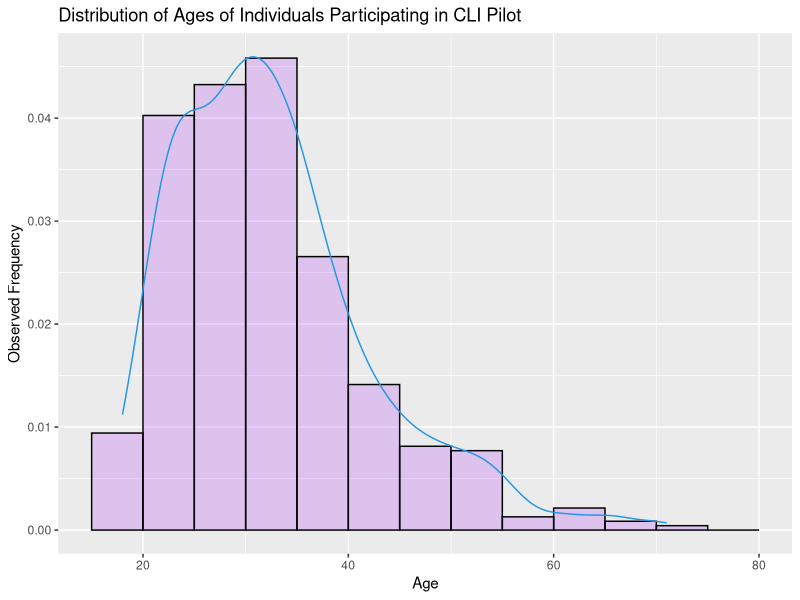
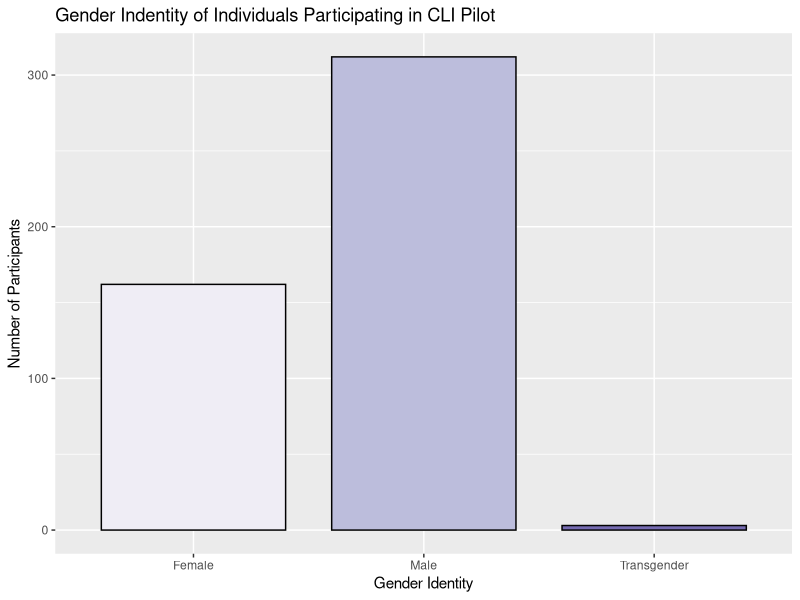
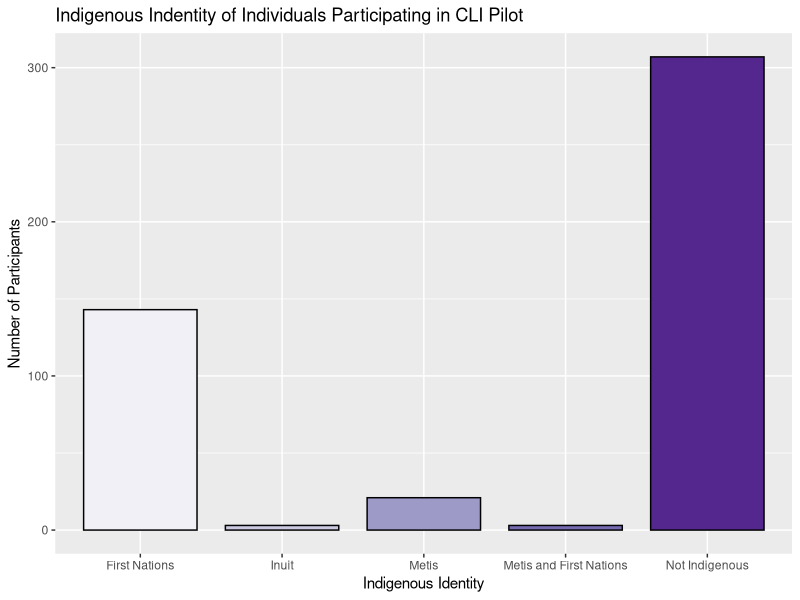
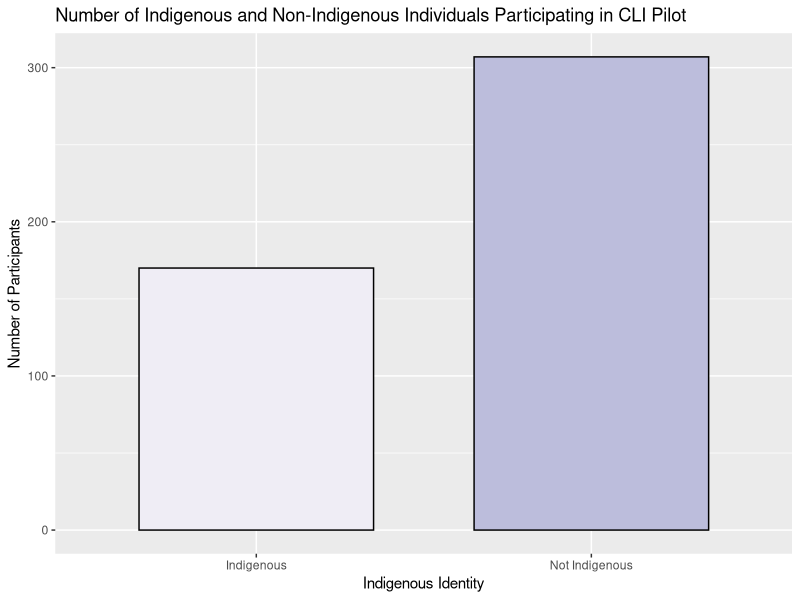

Write the R code that produced these figures, in order. (Note: this script raises an error after producing the figures.)
# The purpose of this assignment is to assess the dataset in terms of data completion/quality
# Describe participant population
# Describe outcomes of program participants after 3 months

#Load a data set
setwd("/Users/emily/Documents")
getwd
MyData=read.csv("Summer Student Assignment 2020.csv")



########################## ANALYSIS FOR AGE ##############################

#Use summary function to calculate mean, median, minimum, maximum age and quartiles
summary(MyData$Age)

#Calculate standard deviation of age
sd(MyData$Age)

#Calculate variance of age
var(MyData$Age)

#Calculate Interquartile Range
IQR(MyData$Age)

#Make a histogram of ages
library(ggplot2)
ggplot(data=MyData, aes(Age)) + 
geom_histogram(aes(y =..density..), breaks=seq(15, 80, by=5), 
               col="black", 
               fill="purple", 
               alpha = .2) + geom_density(col=4) +
  labs(title="Distribution of Ages of Individuals Participating in CLI Pilot", x="Age", 
       y="Observed Frequency")


########################## ANALYSIS FOR GENDER ##############################

#Make a contingency table
Gender=table(MyData$I.Identify.As)
Gender

#Make a barchart
data=data.frame(Gender=c("Female","Male","Transgender"),value=c(162,312,3))

ggplot(data, aes(x=Gender, y=value, fill=Gender))+ 
        geom_bar(stat = "identity", color="black", width=0.8)+ scale_fill_brewer(palette="Purples") +
          labs(title="Gender Indentity of Individuals Participating in CLI Pilot", x="Gender Identity", 
          y="Number of Participants") + theme(legend.position = "none")


################### ANALYSIS FOR INDIGENOUS IDENTITY ########################

#Make Contingency Tables
table(MyData$Inuit)
table(MyData$First.Nations)
table(MyData$Metis)
table(MyData$Inuit, MyData$First.Nations)
table(MyData$Inuit, MyData$Metis)
table(MyData$First.Nations, MyData$Metis)


#Make a barchart comparing Indigenous groups
data1=data.frame(name1=c("Inuit","Metis","First Nations", "Metis and First Nations", "Not Indigenous"),
                 value1=c(3,21,143,3, 307))

ggplot(data1, aes(x=name1, y=value1, fill=name1))+ 
  geom_bar(stat = "identity", color="black", width = 0.8)+
  labs(title="Indigenous Indentity of Individuals Participating in CLI Pilot", x="Indigenous Identity", 
       y="Number of Participants") + theme(legend.position = "none") + 
        scale_fill_brewer(palette="Purples")


#Make a barchart comparing Indigenous to Non-Indigenous
data2=data.frame(name2=c("Indigenous", "Not Indigenous"),
                 value2=c(170, 307))

ggplot(data2, aes(x=name2, y=value2, fill=name2))+ 
  geom_bar(stat = "identity", color="black", width = 0.7)+
  labs(title="Number of Indigenous and Non-Indigenous Individuals Participating in CLI Pilot", 
       x="Indigenous Identity", y="Number of Participants") + theme(legend.position = "none")+
        scale_fill_brewer(palette="Purples")
geom

slices <- c(170,307) 
lbls <- c("Indigenous", "Non-Indigenous")
pct <- round(slices/sum(slices)*100)
lbls <- paste(lbls, pct) # add percents to labels 
lbls <- paste(lbls,"%",sep="") # ad % to labels 
pie(slices,labels = lbls, col=c("medium purple 1","slate gray 1"),
    main="Percentage of Indigenous and Non-Indigenous Individuals")


################### ANALYSIS FOR INCOME ########################

#Make a barchart comparing sources of Income
data3=data.frame(name3=c("Crown Ward", "Dependent of OW/ODSP", "Employed", "Employment Insurance",
                         "Self Employed", "No Source of Income", "ODSP",
                         "Ontario Works", "Other"),
                 value3=c(1,12,5,1,6,339,30,57,17))

ggplot(data3, aes(x=name3, y=value3, fill=name3))+ 
  geom_bar(stat = "identity", color="black")+
  labs(title="Income Source of Individuals Participating in CLI Pilot", 
       x="Income Source", y="Number of Participants") + 
        theme(legend.position = "none", axis.text.x = element_text(angle = 20)) +
        scale_fill_brewer(palette="Purples")



################### ANALYSIS FOR EDUCATIONAL BACKGROUND ########################

#Make a barchart comparing highest education
table(MyData$Education)
data4=data.frame(name4=c("Bachelor's Degree", "Certificate of Apprenticeship", "Certificate/Diploma",
                         "Grade 0-8","Grade 9", "Grade 10", "Grade 11", "Grade 12 or Equivalent",
                         "Journeyperson", "OAC", "Post Graduate", "Some Apprenticeship",
                         "Some College", "Some University"),
                 value4=c(6,1,33,77,72,89,78,79,2,1,2,2,25,1))

ggplot(data4, aes(x=name4, y=value4, fill=name4))+ 
  geom_bar(stat = "identity", color="black")+
  labs(title="Highest Education Completed of Individuals Participating in CLI Pilot", 
       x="Highest Education Completed", y="Number of Participants") + 
       theme(legend.position = "none", axis.text.x = element_text(angle = 25)) + 
  scale_colour_gradientn(colours=rainbow(4))

table(MyData$Education.Country)
table(MyData$History.of.Interrupted.Education)
table

table(MyData$Time.out.of.School)
data5=data.frame(name5=c("Less than 3 Months", "3 to 6 Months", "6 Months to 1 Year",
                         "1 Year to 6 Years", "More than 6 Years", "Not Applicable"),
                 value5=c(8,4,18,135,301,1))

ggplot(data5, aes(x=name5, y=value5, fill=name5))+ 
  geom_bar(stat = "identity", color="black")+
  labs(title="Time Out of School for CLI Pilot Participants", 
       x="Amount of Time Out of School", y="Number of Participants") + 
  theme(legend.position = "none", axis.text.x = element_text(angle = 20)) +
  scale_fill_brewer(palette="Purples")

################### ANALYSIS FOR EMPLOYMENT HISTORY ########################

table(MyData$Labour.Force.Attachment)
data6=data.frame(name6=c("Employed Full Time", "Employed Part Time", "Full Time Student", 
                         "Part Time Student", "Self Employed"),
                 value6=c(14,7,7,2,7))

ggplot(data6, aes(x=name6, y=value6, fill=name6))+ 
  geom_bar(stat = "identity", color="black")+
  labs(title="Labour Force Attachment for CLI Pilot Participants", 
       x="Labour Force Attachment", y="Number of Participants") + 
  theme(legend.position = "none", axis.text.x = element_text(angle = 20)) +
  scale_fill_brewer(palette="Purples")


table(MyData$Employment.Experience)

data7=data.frame(name7=c("No Work Experience", "Worked in Canada", "Worked But Not in Canada"),
                 value7=c(75, 389, 3))

ggplot(data7, aes(x=name7, y=value7, fill=name7))+ 
  geom_bar(stat = "identity", color="black")+
  labs(title="Work Experience of CLI Pilot Participants", 
       x="Work Experience", y="Number of Participants") + 
  theme(legend.position = "none", axis.text.x = element_text(angle = 0)) +
  scale_fill_brewer(palette="Purples")



table(MyData$Time.out.of.Work)
data8=data.frame(name8=c("Less than 3 Months", "3 to 6 Months", "6 Months to 1 Year",
                         "1 Year to 6 Years", "More than 6 Years"),
                 value8=c(41,22,62,161,93))

ggplot(data8, aes(x=name8, y=value8, fill=name8))+ 
  geom_bar(stat = "identity", color="black")+
  labs(title="Time Out of Work for CLI Pilot Participants With Work Experience", 
       x="Time Out of Work", y="Number of Participants") + 
  theme(legend.position = "none", axis.text.x = element_text(angle = 0)) +
  scale_fill_brewer(palette="Purples")



################### ANALYSIS FOR OUTCOME ########################

table(MyData$Outcome...3.months)
data9=data.frame(name9=c("In education - OSSD or equivalent", "In education - postsecondary",
                         "Employed Full-Time", "Independent", "Self-Employed",
                         "Unable to Work","Unemployed"),
                 value9=c(1,1,1,1,1,34,9))

ggplot(data9, aes(x=name9, y=value9, fill=name9))+ 
  geom_bar(stat = "identity", color="black")+
  labs(title="Outcome at 3 Months After Completion of CLI Pilot Program", 
       x="Outcome at 3 Months After Completion", y="Number of Participants") + 
  theme(legend.position = "none", axis.text.x = element_text(angle = 20)) +
  scale_fill_brewer(palette="Purples")






